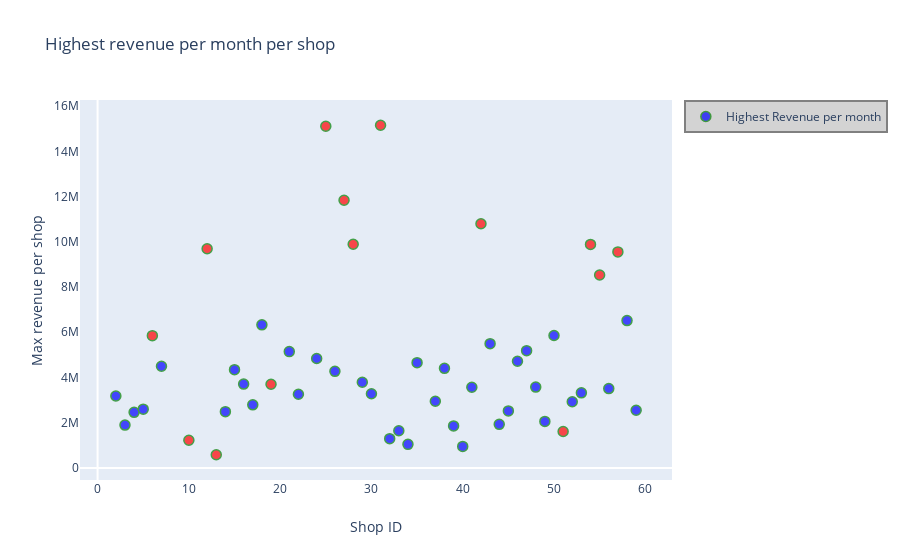

Notebook source saved alongside this figure:
### Code cell
# scatter plot using one few features indepently to depict the clustering results//
# Plot data//
data = [go.Scatter(
    y = shop_df['highest_revenue_per_month'],
    x = shop_df['shop_id'],
    name = 'Highest Revenue per month',
    text = 'Max revenue per month',
    mode = 'markers',
    marker = dict(
        size = 10,
        color = shop_df['colour'],
        line = dict(
            width = 1.5,
            color = 'green'
        )
    ),
    opacity = 0.7
)]

# Create/Design layout for the plot
layout = dict(title = 'Highest revenue per month per shop',
              yaxis = dict(title='Max revenue per shop',
                        showgrid=False,
                    ),
              xaxis = dict(title='Shop ID',
                        showgrid=False,
                    ),
              showlegend=True,
              legend=dict(bgcolor='lightgray',
                        bordercolor='gray',
                        borderwidth=2
                    )
             )

# Combine data and layout into a single figure
fig = dict(data=data, layout=layout)

# IPython notebook- plot
iplot(fig, filename='scatter-sentimentscore')

### Figure 1 — Plotly figure (JSON) as saved in the notebook; plotly's stock layout.template omitted (floating-point values rounded to 4 significant figures)
{"data": [{"marker": {"color": ["blue", "blue", "blue", "blue", "red", "blue", "red", "red", "red", "blue", "blue", "blue", "blue", "blue", "red", "blue", "blue", "blue", "red", "blue", "red", "red", "blue", "blue", "red", "blue", "blue", "blue", "blue", "blue", "blue", "blue", "blue", "blue", "red", "blue", "blue", "blue", "blue", "blue", "blue", "blue", "blue", "red", "blue", "blue", "red", "red", "blue", "red", "blue", "blue"], "line": {"color": "green", "width": 1.5}, "size": 10}, "mode": "markers", "name": "Highest Revenue per month", "opacity": 0.7, "text": "Max revenue per month", "type": "scatter", "x": [2, 3, 4, 5, 6, 7, 10, 12, 13, 14, 15, 16, 17, 18, 19, 21, 22, 24, 25, 26, 27, 28, 29, 30, 31, 32, 33, 34, 35, 37, 38, 39, 40, 41, 42, 43, 44, 45, 46, 47, 48, 49, 50, 51, 52, 53, 54, 55, 56, 57, 58, 59], "y": [3178000.0, 1895000.0, 2457000.0, 2598000.0, 5851000.0, 4498000.0, 1222000.0, 9694000.0, 581743, 2489000.0, 4345000.0, 3707000.0, 2790000.0, 6329000.0, 3700000.0, 5144000.0, 3257000.0, 4838000.0, 15110000.0, 4272000.0, 11840000.0, 9893000.0, 3790000.0, 3278000.0, 15160000.0, 1295000.0, 1644000.0, 1041000.0, 4655000.0, 2947000.0, 4405000.0, 1856512, 950100.0, 3566000.0, 10800000.0, 5497000.0, 1926299, 2520000.0, 4717000.0, 5187000.0, 3574000.0, 2056000.0, 5859000.0, 1611000.0, 2925000.0, 3320000.0, 9887000.0, 8532000.0, 3509705, 9556000.0, 6517000.0, 2552000.0]}], "layout": {"legend": {"bgcolor": "lightgray", "bordercolor": "gray", "borderwidth": 2}, "showlegend": true, "title": {"text": "Highest revenue per month per shop"}, "xaxis": {"showgrid": false, "title": {"text": "Shop ID"}}, "yaxis": {"showgrid": false, "title": {"text": "Max revenue per shop"}}}}
